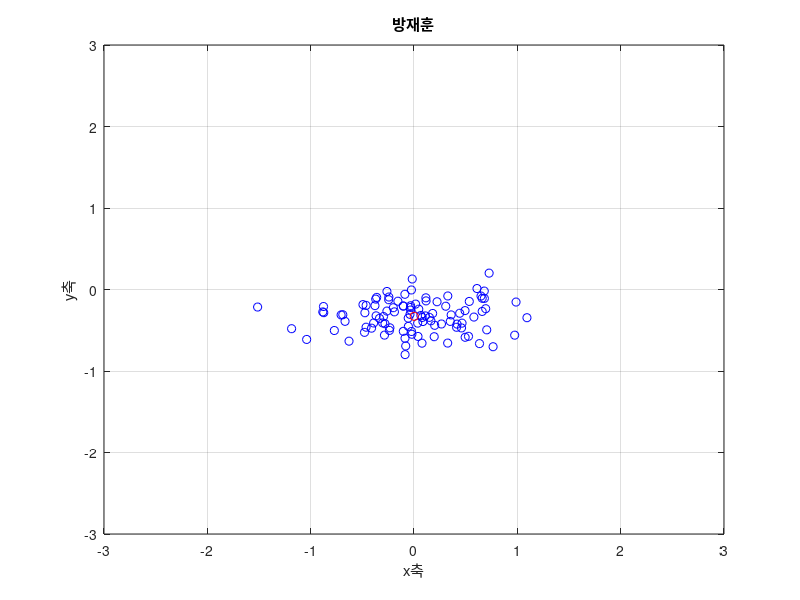

MATLAB code for this plot:
function Scatter_18()
x = 0.5*randn(1, 100)+0.1
y =0.2*randn(1, 100)-0.3
plot(x, y,'bo', mean(x), mean(y), 'ro')
axis([-3 3 -3 3])
title('방재훈')
xlabel('x축')
ylabel('y축')
grid on